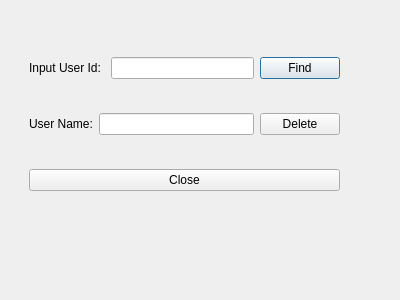
<?xml version="1.0" encoding="UTF-8"?>
<ui version="4.0">
 <class>deleteUsers</class>
 <widget class="QDialog" name="deleteUsers">
  <property name="geometry">
   <rect>
    <x>0</x>
    <y>0</y>
    <width>400</width>
    <height>300</height>
   </rect>
  </property>
  <property name="windowTitle">
   <string>Dialog</string>
  </property>
  <widget class="QWidget" name="verticalLayoutWidget">
   <property name="geometry">
    <rect>
     <x>29</x>
     <y>29</y>
     <width>311</width>
     <height>191</height>
    </rect>
   </property>
   <layout class="QVBoxLayout" name="verticalLayout">
    <item>
     <layout class="QHBoxLayout" name="horizontalLayout">
      <item>
       <widget class="QLabel" name="label">
        <property name="text">
         <string>Input User Id: </string>
        </property>
       </widget>
      </item>
      <item>
       <widget class="QLineEdit" name="lineEdit_findUserID"/>
      </item>
      <item>
       <widget class="QPushButton" name="pushButton_findUserID">
        <property name="text">
         <string>Find</string>
        </property>
       </widget>
      </item>
     </layout>
    </item>
    <item>
     <layout class="QHBoxLayout" name="horizontalLayout_2">
      <item>
       <widget class="QLabel" name="label_2">
        <property name="text">
         <string>User Name:</string>
        </property>
       </widget>
      </item>
      <item>
       <widget class="QLineEdit" name="lineEdit_name"/>
      </item>
      <item>
       <widget class="QPushButton" name="pushButton_deleteUser">
        <property name="text">
         <string>Delete</string>
        </property>
       </widget>
      </item>
     </layout>
    </item>
    <item>
     <widget class="QPushButton" name="pushButton">
      <property name="text">
       <string>Close</string>
      </property>
     </widget>
    </item>
   </layout>
  </widget>
 </widget>
 <resources/>
 <connections/>
</ui>
